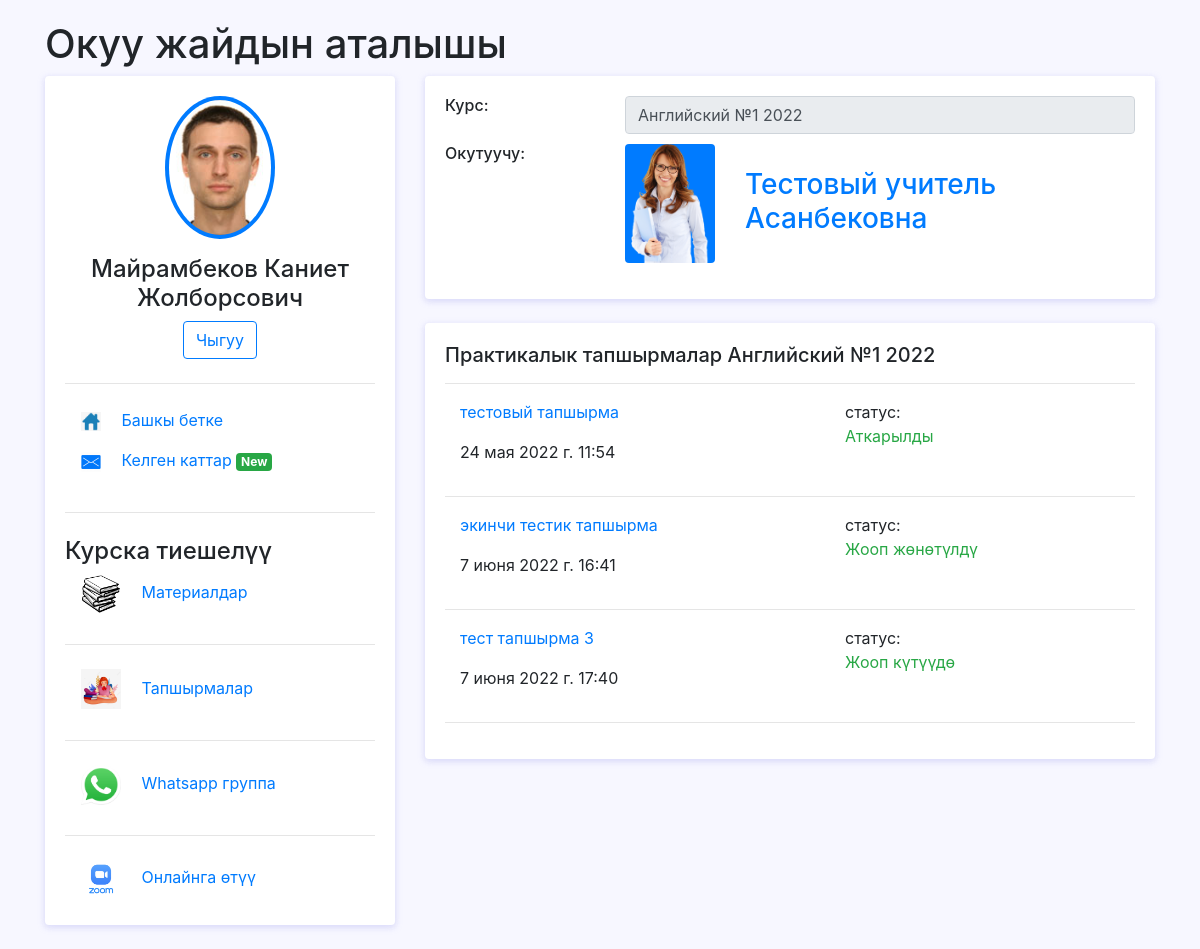
The page /course/1/hometask/ (signed in) on the database as committed earlier.
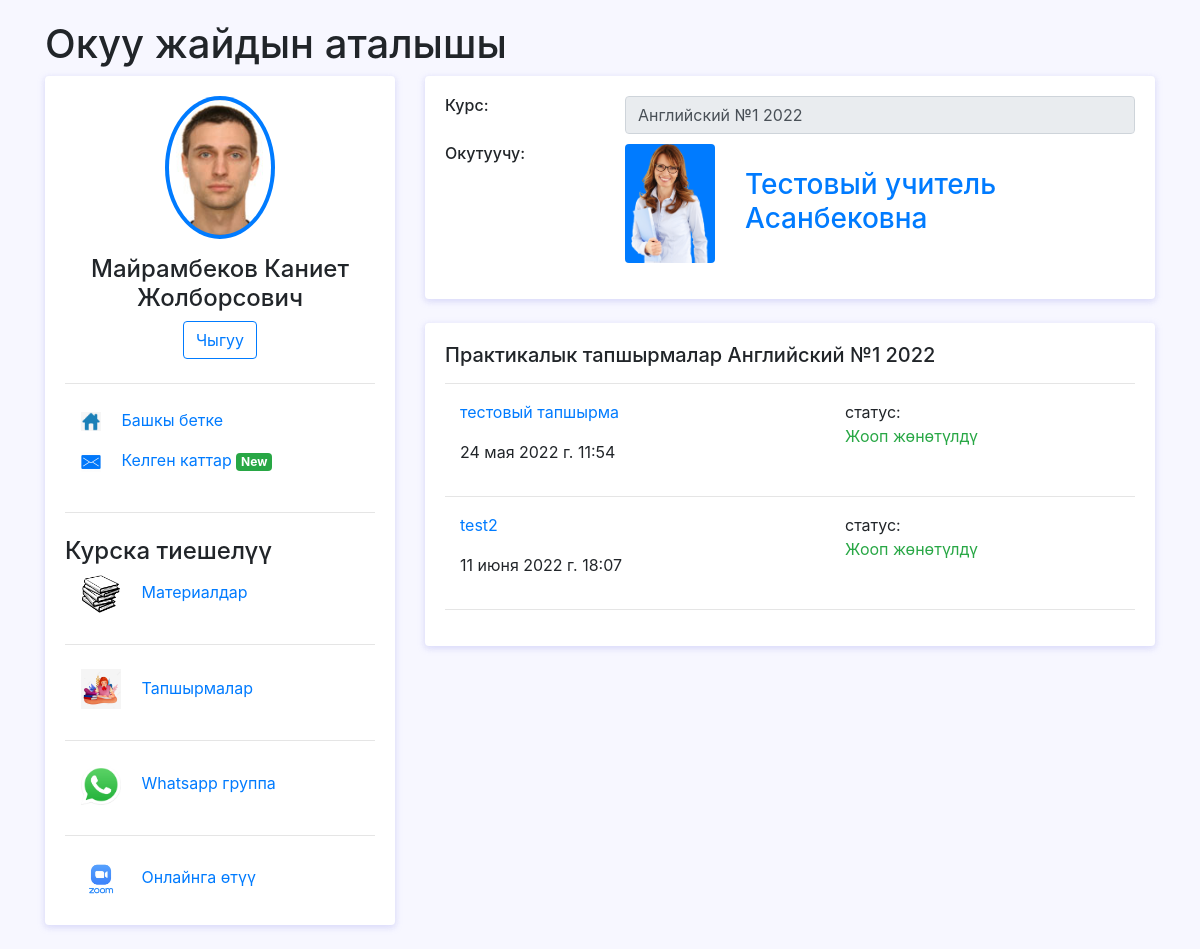
The same page on the database as committed later.
### univerapp/models.py (models this page shows, shortened)
class User(AbstractUser):
    username = models.CharField(
        'Логин',
        max_length=150,
        unique=True,
        error_messages={
            'unique': ("Такой логин уже существует"),
        },
    )
    first_name = models.CharField('Имя', max_length=100, null=True)
    last_name = models.CharField('Фамилия', max_length=100, null=True)
    otchestvo = models.CharField('Отчество', max_length=100, null=True)
    birthday = models.DateField('Дата рождения', blank=True, null=True)
    email = models.EmailField('Email', max_length=100,null=True,blank=True)
    number = models.CharField('Номер телефона', max_length=50, null=True)
    address = models.CharField('Адрес', max_length=100, null=True)
    course = models.ManyToManyField(Course, related_name='student_course',blank=True)
    is_student = models.BooleanField('Студент', default=False)
    is_teacher = models.BooleanField('Учитель', default=False)
    image = models.ImageField(verbose_name='Фото', upload_to='uploads/accounts/', blank=True)
    class Meta:
        verbose_name = 'Пользователь'
        verbose_name_plural = 'Пользователи'

class Course(models.Model):
    name = models.CharField(max_length=100,null=False,verbose_name='Имя курса')
    teacher = models.ForeignKey('Teacher',on_delete=models.SET_NULL,null=True,blank=True,related_name='teacher_course')
    class Meta:
        verbose_name = 'Курс'
        verbose_name_plural = 'Курсы'

class HomeTask(models.Model):
    course = models.ForeignKey(Course, on_delete=models.CASCADE, related_name='hometask_materials')
    teacher = models.ForeignKey(User, on_delete=models.CASCADE, related_name='hometask_send_user', null=True)
    student = models.ForeignKey(User, on_delete=models.CASCADE, related_name='hometask_receiver_user',
                                         null=True)
    date_send_task = models.DateTimeField('Дата отправки', auto_now_add=True)
    title = models.CharField(max_length=200, blank=True)
    file = models.FileField(upload_to='uploads/%Y/%m/%d/', blank=False)
    is_exec = models.BooleanField('Аткарылды',default=False)
    exec_date = models.DateTimeField(null=True,blank=True)
    exec_file = models.FileField('Жооп файл',upload_to='uploads/%Y/%m/%d/', blank=True)
    status = models.CharField('Статус',default='Жооп күтүүдө',max_length=60)
    class Meta:
        verbose_name = 'Тапшырма'
        verbose_name_plural = 'Тапшырмалар'

### univerapp/views.py (the view)
# urls.py: path('course/<int:course_id>/hometask/',HomeTaskView.as_view(),name='hometasks'),
class HomeTaskView(ListView):
    model = HomeTask
    template_name = 'hometaskview.html'
    context_object_name = 'hometasks'
    def get_queryset(self):
        course_object = self.kwargs.get('course_id')
        query = None
        if(self.request.user.is_teacher):
            query = HomeTaskMixing.objects.filter(course__pk=course_object)
        else:
            query = HomeTask.objects.filter(course__pk=course_object,student=self.request.user.pk)
        return query
    def get_context_data(self,**kwargs):
        context = super(HomeTaskView,self).get_context_data(**kwargs)
        context['course'] = Course.objects.get(pk=self.kwargs.get('course_id'))
        return context

### templates/hometaskview.html (shortened to what this page needs)
{% load static %}
<html>
<head>
    <link rel="stylesheet" href="{% static 'fonts/material-icon/css/material-design-iconic-font.min.css' %}">
    <link rel="stylesheet" href="{% static 'css/bootstrap/bootstrap.min.css' %}">
    <link rel="stylesheet" href="{% static 'css/home.css' %}">
</head>
<body>
<div class="container">
	<h1>Окуу жайдын аталышы</h1>
		<div class="main-body">
			<div class="row">
				<div class="col-lg-4">
					<div class="card">
						<div class="card-body">
							<div class="d-flex flex-column align-items-center text-center">
								{% if user.image %}
								<img src="{{ user.image.url }}" alt="Admin" class="rounded-circle p-1 bg-primary" width="110">
								{% endif %}
								<div class="mt-3">
									<h4>{{ user.last_name }} {{ user.first_name }} {{ user.otchestvo }}</h4>
									<a href="{% url 'logout' %}"><button class="btn btn-outline-primary">Чыгуу</button></a>
								</div>
							</div>
							<hr class="my-4">
									<div>
									<a href="{% url 'index' %}">
										<img src="{% static 'images/home.png' %}" style="width:20" class="ml-3">
									<p style="display: inline-block;" class="ml-3">Башкы бетке </p></a>
								</div>
									<a href="{% url 'chats' %}">
										<img src="{% static 'images/message.png' %}" style="width:20" class="ml-3">
									<p style="display: inline-block;" class="ml-3">Келген каттар <span class="badge badge-success">New</span></p></a>
							<hr class="my-4">
							<h4>Курска тиешелүү</h4>
							<a href="{% url 'materials' course.pk %}">
										<img src="{% static 'images/books.jpg' %}" style="width:40" class="ml-3">
									<p style="display: inline-block;" class="ml-3">Материалдар</p></a>
							<hr class="my-4">
							<a href="{% url 'hometasks' course.pk %}">
										<img src="{% static 'images/homework.jpg' %}" style="width:40" class="ml-3">
									<p style="display: inline-block;" class="ml-3">Тапшырмалар</p></a>
							<hr class="my-4">
							<a href="https://web.whatsapp.com" target="_blank">
										<img src="{% static 'images/whatsapp.png' %}" style="width:40" class="ml-3">
									<p style="display: inline-block;" class="ml-3">Whatsapp группа</p></a>
							<hr class="my-4">
							<a href="https://zoom.us/" target="_blank">
										<img src="{% static 'images/zoom.png' %}" style="width:40" class="ml-3">
									<p style="display: inline-block;" class="ml-3">Онлайнга өтүү</p></a>
						</div>
					</div>
				</div>
				<div class="col-lg-8">
					<div class="card">
						<div class="card-body">
							<div class="row mb-3">
								<div class="col-sm-3">
									<h6 class="mb-0">Курс:</h6>
								</div>
								<div class="col-sm-9 text-secondary">
									<input type="text" class="form-control" value="{{ course.name }}" disabled>
								</div>
								<br>
								<br>
								<div class="col-sm-3">
									<h6 class="mb-0">Окутуучу:</h6>
								</div>
								<div class="col-sm-2">
									{% if course.teacher.image %}
										<img src="{{ course.teacher.image.url }}" alt="Admin" class="rounded bg-primary" width="90">
									{% endif %}
								</div>
								<div class="col-sm-7 text-secondary">
									<br>
									<a href=""><h3>{{ course.teacher.last_name }}
										{{ course.teacher.first_name }} {{ course.teacher.otchestvo }}</h3></a>
								</div>
							</div>
						</div>
					</div>
					<div class="row">
						<div class="col-sm-12">
							<div class="card">
								<div class="card-body">
									<h5 class="d-flex align-items-center mb-3">Практикалык тапшырмалар {{ course.name }}</h5>
									<hr>
									{% for hometask in hometasks %}
										<div class="col-12 row">
											<div class="col-7">
												<a href="{% url 'hometask_detail' course.pk hometask.pk %}"><p>{{ hometask.title }}</p></a>
												<p> {{ hometask.date_send_task }}</p>
											</div>
											<div class="col-5">
												статус:
												<p class="text-success"> {{ hometask.status }}</p>
											</div>
										</div>
										<hr>
									{% endfor %}
								</div>
							</div>
						</div>
					</div>
				</div>
			</div>
		</div>
	</div>
</body>
</html>

### static/css/home.css (style rules this page uses)
body { background: #f7f7ff; margin-top:20px; }
.card { position: relative; display: flex; flex-direction: column; min-width: 0; word-wrap: break-word; background-color: #fff; background-clip: border-box; border: 0 solid transparent; border-radius: .25rem; margin-bottom: 1.5rem; box-shadow: 0 2px 6px 0 rgb(218 218 253 / 65%), 0 2px 6px 0 rgb(206 206 238 / 54%); }

Rows that differ between the two databases and show on the page:
removed HomeTask: title "тест тапшырма 3", date_send_task "7 июня 2022 г. 17:40", status "Жооп күтүүдө"
changed HomeTask "тестовый тапшырма": status "Аткарылды" → "Жооп жөнөтүлдү"
changed HomeTask: title "экинчи тестик тапшырма" → "test2"; date_send_task "7 июня 2022 г. 16:41" → "11 июня 2022 г. 18:07"
